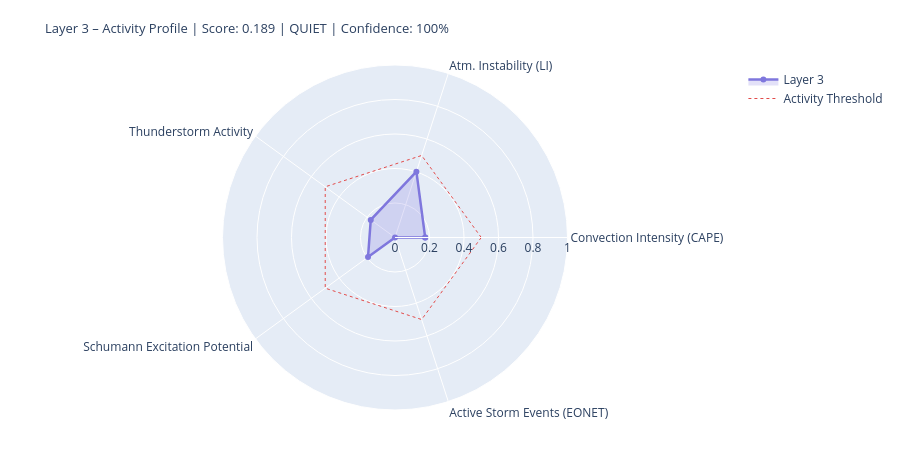

The cell this chart's notebook holds for it:
### Markdown cell above
---
## 4. State Assessment & Handoff to Layer 4/5

### Code cell
# ============================================================
# LAYER-3-SCORE
# Five dynamic components
# ============================================================

def norm(v, lo, hi):
    if v is None or (isinstance(v, float) and math.isnan(v)): return None
    return round(max(0.0, min(1.0, (v - lo) / (hi - lo))), 4)

# --- 1) Convection intensity (global CAPE mean) ---
cape_mean = df_atm['cape'].dropna().mean() if not df_atm.empty else None
conv_score = norm(cape_mean, 0, 3000)
conv_src   = 'primary' if cape_mean is not None else 'missing'

# --- 2) Atmospheric instability (LI mean) ---
li_mean   = df_atm['li'].dropna().mean() if not df_atm.empty else None
# Negative LI = unstable → higher score
instab_score = norm(-li_mean if li_mean is not None else None, -6, 6)
instab_src   = 'primary' if li_mean is not None else 'missing'

# --- 3) Thunderstorm activity (mean thunder score + WMO count) ---
thunder_mean = df_atm['thunder_score'].mean() if not df_atm.empty else None
n_thunder    = int(df_atm['thunderstorm'].sum()) if not df_atm.empty else 0
thunder_score_val = norm(
    (thunder_mean or 0) * 0.7 + n_thunder * 0.1, 0, 1.0
) if thunder_mean is not None else None
thunder_src = 'primary'

# --- 4) Schumann excitation potential (weighted Schumann contribution) ---
schumann_pot = df_atm['schumann_contribution'].mean() if not df_atm.empty else None
# Boosted by Layer-2 thunderstorm trigger
if schumann_pot is not None and l2_thunder:
    schumann_pot = min(1.0, schumann_pot * 1.2)
schumann_score = norm(schumann_pot, 0, 1.0) if schumann_pot is not None else None
schumann_src   = 'derived'

# --- 5) Storm activity (NASA EONET) ---
# Distinction: None = data not loaded, 0.0 = loaded but no events
storm_score = None
storm_src   = 'missing'
if raw.get('storms') is not None:          # API reached successfully
    storm_score = norm(len(storm_events), 0, 30) if storm_events else 0.0
    storm_src   = 'primary'

# X-Ray and Kp: context only, not in dynamic score
# (X-Ray = Layer-0/4 driver; Kp = geomagnetic index, not a lightning proxy)
xray_context = None
if raw.get('xray'):
    df_xc = pd.DataFrame(raw['xray'])
    fc = next((c for c in df_xc.columns
               if any(k in c.lower() for k in ['flux','long']) and 'time' not in c.lower()),
              df_xc.columns[1])
    df_xc[fc] = pd.to_numeric(df_xc[fc], errors='coerce')
    xray_last = df_xc[fc].dropna().iloc[-1] if not df_xc[fc].dropna().empty else None
    if xray_last:
        xray_class = ('X' if xray_last>=1e-4 else 'M' if xray_last>=1e-5
                      else 'C' if xray_last>=1e-6 else 'B')
        xray_context = {'flux': float(xray_last), 'class': xray_class}
        print(f'X-Ray context: {xray_class}-class ({xray_last:.2e} W/m²)')

# --- Aggregate ---
COMPONENTS = {
    'Convection Intensity (CAPE)':  {'score': conv_score,       'source': conv_src,    'dynamic': True},
    'Atm. Instability (LI)':         {'score': instab_score,     'source': instab_src,  'dynamic': True},
    'Thunderstorm Activity':              {'score': thunder_score_val, 'source': thunder_src, 'dynamic': True},
    'Schumann Excitation Potential':   {'score': schumann_score,   'source': schumann_src,'dynamic': True},
    'Active Storm Events (EONET)': {'score': storm_score,      'source': storm_src,   'dynamic': True},
}

available   = {k: v['score'] for k, v in COMPONENTS.items() if v['score'] is not None}
unavailable = [k for k, v in COMPONENTS.items() if v['score'] is None]
layer3_score = round(sum(available.values()) / len(available), 4) if available else None
confidence   = round(len(available) / len(COMPONENTS), 2)
level = ('unknown' if layer3_score is None
         else 'quiet'   if layer3_score < 0.3
         else 'moderate' if layer3_score < 0.6
         else 'active')
dominant_l3 = max(available, key=available.get) if available else 'none'

# --- Ausgabe ---
W = 68
print('=' * W)
print('LAYER 3 – ATMOSPHERE / WEATHER / THUNDERSTORMS – STATE ASSESSMENT')
print('=' * W)
for name, comp in COMPONENTS.items():
    s = comp['score']
    if s is not None:
        bar = '█' * int(s * 20) + '░' * (20 - int(s * 20))
        print(f'  {name:<36} {bar}  {s:.3f}  [{comp["source"]}]')
    else:
        print(f'  {name:<36} {"─" * 20}  n/a   [missing]')
print('-' * W)
print(f'  Score:        {layer3_score:.3f}  ({len(available)}/{len(COMPONENTS)} components)')
print(f'  Confidence:   {confidence:.0%}')
print(f'  Level:        {level.upper()}')
print(f'  Dominant:     {dominant_l3}')
print(f'  CAPE mean:    {cape_mean:.0f} J/kg' if cape_mean else '  CAPE mean:    n/a')
print(f'  LI mean:      {li_mean:.1f} K' if li_mean is not None else '  LI mean:      n/a')
print(f'  Thunderstorms:{n_thunder} points (WMO)  +  {len(storm_events)} NASA EONET')
print('=' * W)

# Radar
cats   = list(available.keys())
vals_r = list(available.values())
if len(cats) >= 3:
    fig = go.Figure()
    fig.add_trace(go.Scatterpolar(
        r=vals_r + [vals_r[0]], theta=cats + [cats[0]],
        fill='toself', fillcolor='rgba(127,119,221,0.22)',
        line=dict(color='#7F77DD', width=2.5), name='Layer 3'
    ))
    fig.add_trace(go.Scatterpolar(
        r=[0.5] * (len(cats)+1), theta=cats + [cats[0]],
        line=dict(color='#E24B4A', dash='dot', width=1),
        mode='lines', name='Activity Threshold'
    ))
    fig.update_layout(
        title=dict(
            text=f'Layer 3 – Activity Profile | Score: {layer3_score:.3f} | {level.upper()} | Confidence: {confidence:.0%}',
            font=dict(size=13)
        ),
        polar=dict(radialaxis=dict(visible=True, range=[0, 1])),
        height=450, showlegend=True,
        margin=dict(l=60, r=60, t=65, b=40)
    )
    fig.show()

### Figure 1 — Plotly figure (JSON) as saved in the notebook; plotly's stock layout.template omitted (floating-point values rounded to 4 significant figures)
{"data": [{"fill": "toself", "fillcolor": "rgba(127,119,221,0.22)", "line": {"color": "#7F77DD", "width": 2.5}, "name": "Layer 3", "r": [0.175, 0.4014, 0.1737, 0.1933, 0.0, 0.175], "theta": ["Convection Intensity (CAPE)", "Atm. Instability (LI)", "Thunderstorm Activity", "Schumann Excitation Potential", "Active Storm Events (EONET)", "Convection Intensity (CAPE)"], "type": "scatterpolar"}, {"line": {"color": "#E24B4A", "dash": "dot", "width": 1}, "mode": "lines", "name": "Activity Threshold", "r": [0.5, 0.5, 0.5, 0.5, 0.5, 0.5], "theta": ["Convection Intensity (CAPE)", "Atm. Instability (LI)", "Thunderstorm Activity", "Schumann Excitation Potential", "Active Storm Events (EONET)", "Convection Intensity (CAPE)"], "type": "scatterpolar"}], "layout": {"height": 450, "margin": {"b": 40, "l": 60, "r": 60, "t": 65}, "polar": {"radialaxis": {"range": [0, 1], "visible": true}}, "showlegend": true, "title": {"font": {"size": 13}, "text": "Layer 3 – Activity Profile | Score: 0.189 | QUIET | Confidence: 100%"}}}
